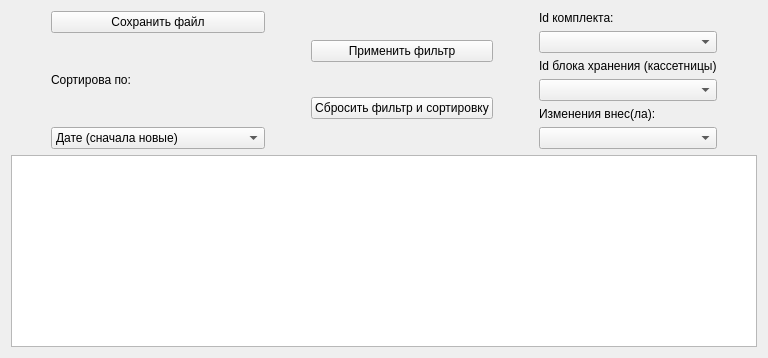
                <widget class="QWidget" name="tab_24">
                 <attribute name="title">
                  <string>Блоки хранения</string>
                 </attribute>
                 <layout class="QGridLayout" name="gridLayout_40">
                  <item row="1" column="0">
                   <widget class="QTableWidget" name="tableWidget_historyKas">
                    <attribute name="verticalHeaderVisible">
                     <bool>false</bool>
                    </attribute>
                   </widget>
                  </item>
                  <item row="0" column="0">
                   <layout class="QHBoxLayout" name="horizontalLayout_45">
                    <item>
                     <spacer name="horizontalSpacer_88">
                      <property name="orientation">
                       <enum>Qt::Orientation::Vertical</enum>
                      </property>
                      <property name="sizeType">
                       <enum>QSizePolicy::Policy::Fixed</enum>
                      </property>
                      <property name="sizeHint" stdset="0">
                       <size>
                        <width>40</width>
                        <height>20</height>
                       </size>
                      </property>
                     </spacer>
                    </item>
                    <item>
                     <layout class="QVBoxLayout" name="verticalLayout_59">
                      <item>
                       <widget class="QPushButton" name="pushButton_KasHistoryFile">
                        <property name="text">
                         <string>Сохранить файл</string>
                        </property>
                       </widget>
                      </item>
                      <item>
                       <widget class="QLabel" name="label_135">
                        <property name="text">
                         <string>Сортирова по:</string>
                        </property>
                       </widget>
                      </item>
                      <item>
                       <widget class="QComboBox" name="selec_KasFilterDate">
                        <item>
                         <property name="text">
                          <string>Дате (сначала новые)</string>
                         </property>
                        </item>
                        <item>
                         <property name="text">
                          <string>Дате (сначала старые)</string>
                         </property>
                        </item>
                        <item>
                         <property name="text">
                          <string>Дате выгрузки (сначала старые) </string>
                         </property>
                        </item>
                        <item>
                         <property name="text">
                          <string>Дате выгрузки (сначала новые)</string>
                         </property>
                        </item>
                       </widget>
                      </item>
                     </layout>
                    </item>
                    <item>
                     <spacer name="horizontalSpacer_89">
                      <property name="orientation">
                       <enum>Qt::Orientation::Vertical</enum>
                      </property>
                      <property name="sizeType">
                       <enum>QSizePolicy::Policy::Fixed</enum>
                      </property>
                      <property name="sizeHint" stdset="0">
                       <size>
                        <width>40</width>
                        <height>20</height>
                       </size>
                      </property>
                     </spacer>
                    </item>
                    <item>
                     <layout class="QVBoxLayout" name="verticalLayout_60">
                      <item>
                       <widget class="QPushButton" name="btn_KasFilterGo">
                        <property name="text">
                         <string>Применить фильтр</string>
                        </property>
                       </widget>
                      </item>
                      <item>
                       <widget class="QPushButton" name="btn_KasFilterStop">
                        <property name="text">
                         <string>Сбросить фильтр и сортировку</string>
                        </property>
                       </widget>
                      </item>
                     </layout>
                    </item>
                    <item>
                     <spacer name="horizontalSpacer_90">
                      <property name="orientation">
                       <enum>Qt::Orientation::Vertical</enum>
                      </property>
                      <property name="sizeType">
                       <enum>QSizePolicy::Policy::Fixed</enum>
                      </property>
                      <property name="sizeHint" stdset="0">
                       <size>
                        <width>40</width>
                        <height>20</height>
                       </size>
                      </property>
                     </spacer>
                    </item>
                    <item>
                     <layout class="QVBoxLayout" name="verticalLayout_61">
                      <item>
                       <widget class="QLabel" name="label_141">
                        <property name="text">
                         <string>Id комплекта:</string>
                        </property>
                       </widget>
                      </item>
                      <item>
                       <widget class="QComboBox" name="select_kdd_set_2"/>
                      </item>
                      <item>
                       <widget class="QLabel" name="label_136">
                        <property name="text">
                         <string>Id блока хранения (кассетницы)</string>
                        </property>
                       </widget>
                      </item>
                      <item>
                       <widget class="QComboBox" name="select_kss_kas_2"/>
                      </item>
                      <item>
                       <widget class="QLabel" name="label_137">
                        <property name="text">
                         <string>Изменения внес(ла):</string>
                        </property>
                       </widget>
                      </item>
                      <item>
                       <widget class="QComboBox" name="select_KasFilterFIO"/>
                      </item>
                     </layout>
                    </item>
                    <item>
                     <spacer name="horizontalSpacer_91">
                      <property name="orientation">
                       <enum>Qt::Orientation::Vertical</enum>
                      </property>
                      <property name="sizeType">
                       <enum>QSizePolicy::Policy::Fixed</enum>
                      </property>
                      <property name="sizeHint" stdset="0">
                       <size>
                        <width>40</width>
                        <height>20</height>
                       </size>
                      </property>
                     </spacer>
                    </item>
                   </layout>
                  </item>
                 </layout>
                </widget>
